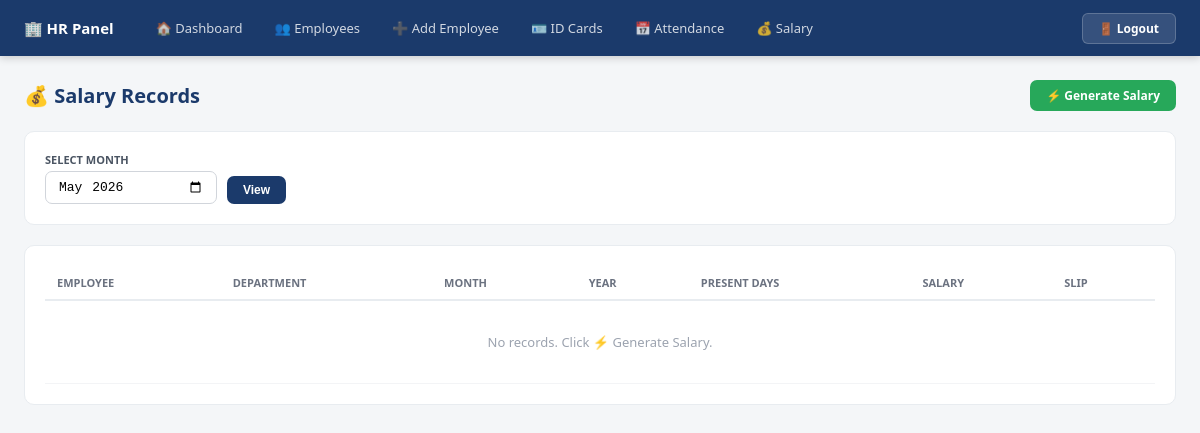
The page /emp-salary/ on the database as committed earlier.
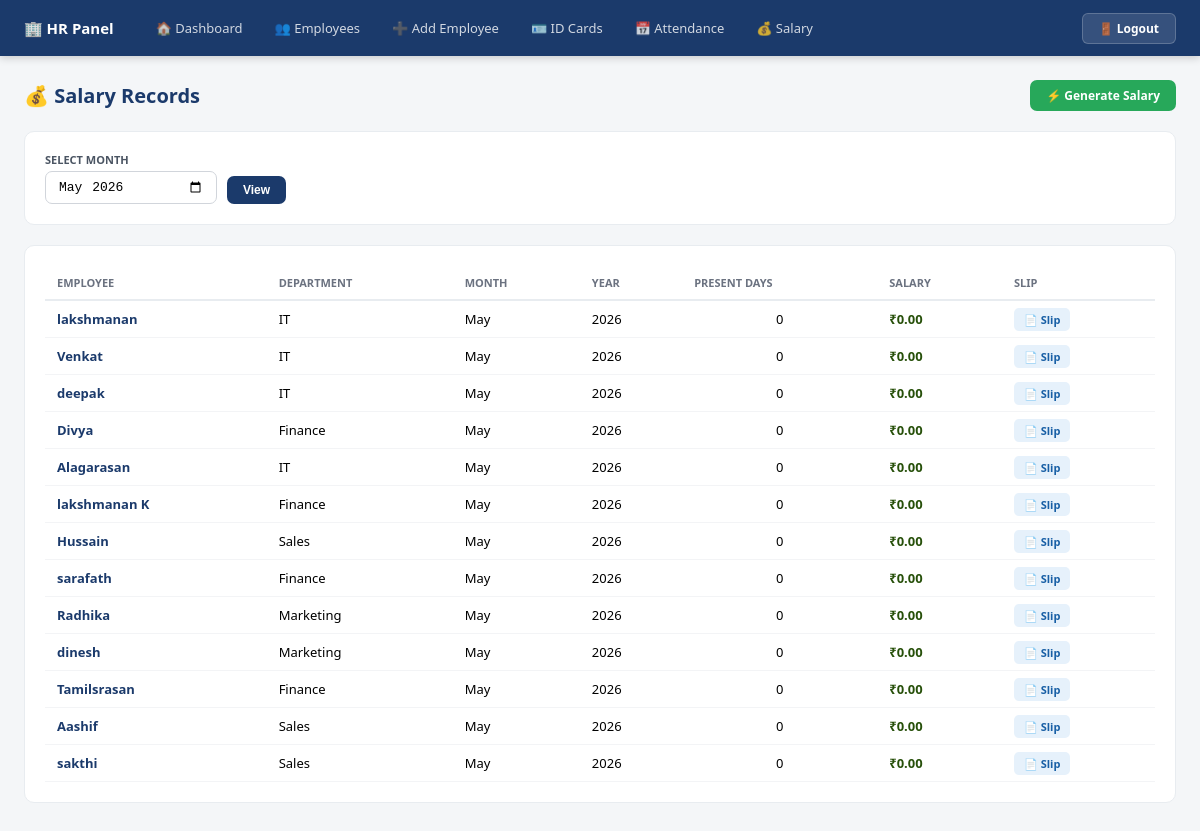
The same page on the database as committed later.
### app/models.py (models this page shows, shortened)
class emp_Salary(models.Model):
    employee = models.ForeignKey(Employees, on_delete=models.CASCADE)
    month = models.CharField(max_length=20)
    year = models.IntegerField()
    present_days = models.IntegerField(default=0)
    salary = models.DecimalField(max_digits=10, decimal_places=2, default=0)

class Employees(models.Model):
    user = models.OneToOneField(CustomUser, on_delete=models.CASCADE, null=True, blank=True)
    name = models.CharField(max_length=100)
    emp_id = models.CharField(max_length=20, unique=True, blank=True)
    Gender = models.CharField(choices=[('Male','Male'),('Female','Female'),('Other','Other')], max_length=10)
    phone = models.BigIntegerField()
    depertment = models.CharField(choices=[
        ('HR','HR'),('IT','IT'),('Finance','Finance'),
        ('Marketing','Marketing'),('Sales','Sales')
    ], max_length=20)
    designation = models.CharField(max_length=50)
    salary = models.IntegerField(default=0)
    photo = models.ImageField(upload_to='image/', blank=True, null=True)

### app/views.py (the view, shortened to what this page needs)
# urls.py: path('emp-salary/', employee_salary_view, name='emp-salary'),
def employee_salary_view(request):
    now   = datetime.now()
    month = now.strftime("%B")
    year  = now.year
    data  = emp_Salary.objects.filter(month=month, year=year)
    return render(request, 'salary.html', {
        'data':           data,
        'selected_month': f"{year}-{now.month:02d}",
    })

### app/templates/salary.html (shortened to what this page needs)
{% include "hr_navbar.html" %}
<!DOCTYPE html>
<html lang="en">
<head>
</head>
<body>
<div class="content">
  <div class="top-row">
    <div class="page-title">💰 Salary Records</div>
    <a href="{% url 'gen-sal' %}?month={{ selected_month }}" class="btn btn-green">⚡ Generate Salary</a>
  </div>
  <div class="card">
    <form method="post" class="filter-row">
      <div class="field">
        <label>Select Month</label>
        <input type="month" name="month" value="{{ selected_month }}">
      </div>
      <button type="submit" class="btn btn-primary">View</button>
    </form>
  </div>
  <div class="card">
    <table class="table">
      <thead>
        <tr>
          <th>Employee</th>
          <th>Department</th>
          <th>Month</th>
          <th>Year</th>
          <th>Present Days</th>
          <th>Salary</th>
          <th>Slip</th>
        </tr>
      </thead>
      <tbody>
        {% for d in data %}
        <tr>
          <td style="font-weight:600;color:#1B3A6B">{{ d.employee.name }}</td>
          <td>{{ d.employee.depertment }}</td>
          <td>{{ d.month }}</td>
          <td>{{ d.year }}</td>
          <td style="text-align:center">{{ d.present_days }}</td>
          <td style="font-weight:600;color:#27500A">₹{{ d.salary }}</td>
          <td>
            <a href="{% url 'emp-salary-slip' d.employee.id d.year d.month %}"
               style="background:#E6F1FB;color:#185FA5;padding:4px 10px;border-radius:5px;font-size:11px;font-weight:600;text-decoration:none">
              📄 Slip
            </a>
          </td>
        </tr>
        {% empty %}
        <tr>
          <td colspan="7" style="text-align:center;padding:2rem;color:#9CA3AF">
            No records. Click ⚡ Generate Salary.
          </td>
        </tr>
        {% endfor %}
      </tbody>
    </table>
  </div>
</div>
</body>
</html>

Rows that differ between the two databases and show on the page:
added emp_Salary: employee.name "lakshmanan", employee.depertment "IT", month "May", year "2026", present_days "0", salary "0.00"
added emp_Salary: employee.name "Venkat", employee.depertment "IT", month "May", year "2026", present_days "0", salary "0.00"
added emp_Salary: employee.name "deepak", employee.depertment "IT", month "May", year "2026", present_days "0", salary "0.00"
added emp_Salary: employee.name "Divya", employee.depertment "Finance", month "May", year "2026", present_days "0", salary "0.00"
added emp_Salary: employee.name "Alagarasan", employee.depertment "IT", month "May", year "2026", present_days "0", salary "0.00"
added emp_Salary: employee.name "lakshmanan K", employee.depertment "Finance", month "May", year "2026", present_days "0", salary "0.00"
added emp_Salary: employee.name "Hussain", employee.depertment "Sales", month "May", year "2026", present_days "0", salary "0.00"
added emp_Salary: employee.name "sarafath", employee.depertment "Finance", month "May", year "2026", present_days "0", salary "0.00"
added emp_Salary: employee.name "Radhika", employee.depertment "Marketing", month "May", year "2026", present_days "0", salary "0.00"
added emp_Salary: employee.name "dinesh", employee.depertment "Marketing", month "May", year "2026", present_days "0", salary "0.00"
added emp_Salary: employee.name "Tamilsrasan", employee.depertment "Finance", month "May", year "2026", present_days "0", salary "0.00"
added emp_Salary: employee.name "Aashif", employee.depertment "Sales", month "May", year "2026", present_days "0", salary "0.00"
added emp_Salary: employee.name "sakthi", employee.depertment "Sales", month "May", year "2026", present_days "0", salary "0.00"
Other text that changed with them:
text no longer shown: "No records. Click ⚡ Generate Salary."
